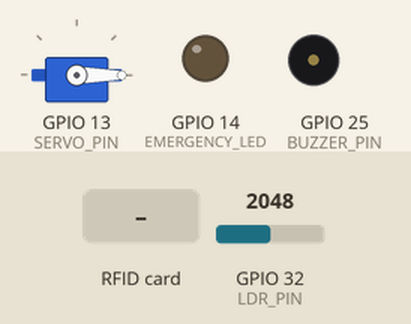
The sketch below on a simulated ESP32. Shown: servo, output pins drawn as LEDs (lit = HIGH), buzzer (waves = sounding). The test bench sets the inputs (shaded band); at power-on: GPIO 32 (LDR_PIN) = 2048. No radio packets arrive unless stated; what the sketch prints to the serial monitor is not drawn.

Above: at 1.5 s.
1.6 s: GPIO 32 (LDR_PIN) set to 1067
3.1 s: GPIO 32 (LDR_PIN) set to 965
At 4.2 s:
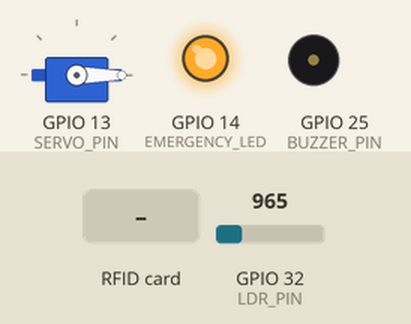
4.6 s: RFID card 5E 7A 19 C4 held to the reader
At 5.6 s:
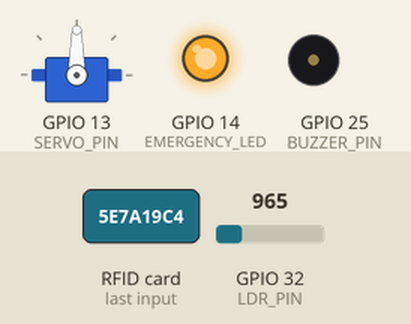
6.2 s: GPIO 32 (LDR_PIN) set to 1040
At 6.5 s:
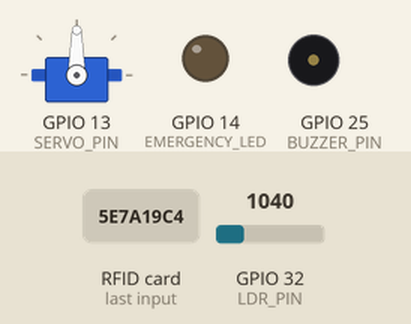
9.2 s: RFID card 5E 7A 19 C4 held to the reader
At 9.28 s:
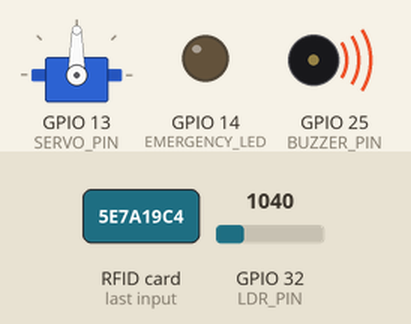
Timing chart, 0 to 14.2 s (numbered marks = the images above; inputs shaded):
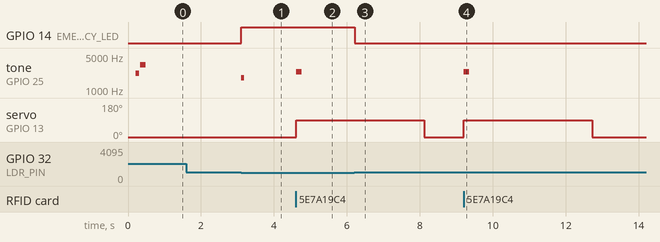

Measured:
- the behaviour switches between 1000 and 999 on GPIO 32 (LDR_PIN) (found by bisection; images 0 and 1)
- after the input at 1.6 s, every drawn part: stays the same
- after the input at 3.1 s, GPIO 14 (EMERGENCY_LED): LOW → HIGH at once; tone on GPIO 25 (BUZZER_PIN): silent → 1800 Hz at once, → silent 0.08 s later
- after the input at 4.6 s, tone on GPIO 25 (BUZZER_PIN): silent → 2400 Hz at once, → silent 0.15 s later; servo on GPIO 13 (SERVO_PIN): 0° → 90° at once
- after the input at 6.2 s, GPIO 14 (EMERGENCY_LED): HIGH → LOW at once
- after the input at 9.2 s, tone on GPIO 25 (BUZZER_PIN): silent → 2400 Hz at once, → silent 0.15 s later; servo on GPIO 13 (SERVO_PIN): 0° → 90° at once, → 0° 3.5 s later

The sketch:

esp32_mesh_triage.ino
```cpp
/**
 * RESQMESH v4 — ESP32 #2 Radio Mesh, Biometric RFID Triage & Blackout Safety
 * Author: Yashwanth (Lead: Embedded, Crypto, Radio, Edge AI)
 * Target: ESP32-WROOM-32 / NodeMCU ESP32
 *
 * Hardware Wiring:
 * -------------------------------------------------------------
 * 1. nRF24L01+ Wireless Antenna (SPI):
 *    - VCC  -> 3.3V (MANDATORY: 10uF cap across VCC & GND!)
 *    - GND  -> GND
 *    - SCK  -> GPIO 18
 *    - MISO -> GPIO 19
 *    - MOSI -> GPIO 23
 *    - CSN  -> GPIO 5
 *    - CE   -> GPIO 4
 *
 * 2. RFID-RC522 Module (Shared SPI):
 *    - 3.3V -> 3.3V (NEVER CONNECT TO 5V!)
 *    - GND  -> GND
 *    - RST  -> GPIO 22
 *    - SCK  -> GPIO 18
 *    - MISO -> GPIO 19
 *    - MOSI -> GPIO 23
 *    - SDA  -> GPIO 21 (Dedicated Chip Select)
 *
 * 3. Piezo Buzzer:
 *    - Positive (+) -> GPIO 25
 *    - Negative (-) -> GND
 *
 * 4. LDR Module & Emergency Blackout LED:
 *    - LDR VCC -> 3.3V
 *    - LDR GND -> GND
 *    - LDR AO  -> GPIO 32 (ADC1)
 *    - LED Anode (+) -> 220 ohm resistor -> GPIO 14
 *    - LED Cathode (-) -> GND
 *
 * 5. Optional SG90 Servo (Triage Gate):
 *    - Signal -> GPIO 13
 * -------------------------------------------------------------
 */

#include <SPI.h>
#include <MFRC522.h>
#include <RF24.h>
#include <ESP32Servo.h>

// ================= PIN DEFINITIONS =============
#define NRF_CE_PIN     4
#define NRF_CSN_PIN    5

#define RFID_SS_PIN    21
#define RFID_RST_PIN   22

#define BUZZER_PIN     25
#define LDR_PIN        32
#define EMERGENCY_LED  14
#define SERVO_PIN      13

// ================= PERIPHERALS =================
RF24 radio(NRF_CE_PIN, NRF_CSN_PIN);
MFRC522 rfid(RFID_SS_PIN, RFID_RST_PIN);
Servo triageGateServo;

// nRF24 Radio Mesh Pipe Addresses
const byte meshAddress[6] = "RESQM";

// ================= GLOBAL STATE ================
String lastScannedUID = "NONE";
String lastTriageLevel = "WAITING_SCAN";
int lightRaw = 0;
bool isBlackout = false;
unsigned long lastTelemetryTick = 0;
unsigned long gateOpenTime = 0;
bool isGateOpen = false;
unsigned long rfPacketCounter = 0;

// Radio payload struct (32 bytes max for nRF24)
struct TelemetryPacket {
  uint32_t seq;
  uint16_t light;
  uint8_t  blackout;
  uint8_t  triageCode; // 1=Green, 2=Yellow, 3=Red
  char     rfidTag[10];
};

void soundBeep(int freq, int durationMs) {
  tone(BUZZER_PIN, freq, durationMs);
}

void openTriageGate() {
  triageGateServo.write(90); // Barrier opens
  isGateOpen = true;
  gateOpenTime = millis();
}

void closeTriageGate() {
  triageGateServo.write(0);  // Barrier closes
  isGateOpen = false;
}

void setup() {
  Serial.begin(115200);
  delay(100);
  Serial.println(F("\n=============================================="));
  Serial.println(F("RESQMESH v4 — ESP32 #2 RADIO MESH & RFID NODE"));
  Serial.println(F("=============================================="));

  // GPIO modes
  pinMode(BUZZER_PIN, OUTPUT);
  digitalWrite(BUZZER_PIN, LOW);

  pinMode(EMERGENCY_LED, OUTPUT);
  digitalWrite(EMERGENCY_LED, LOW);

  pinMode(LDR_PIN, INPUT);

  // Initialize Servo
  triageGateServo.attach(SERVO_PIN);
  closeTriageGate();

  // Initialize SPI Bus (Used by both nRF24 and RC522)
  SPI.begin();

  // Initialize RFID RC522
  rfid.PCD_Init();
  delay(50);
  byte rfidVer = rfid.PCD_ReadRegister(MFRC522::VersionReg);
  if (rfidVer == 0x00 || rfidVer == 0xFF) {
    Serial.println(F("[WARN] RFID RC522 communication failed or not detected"));
  } else {
    Serial.printf("[OK] RFID RC522 initialized. Firmware Ver: 0x%02X\n", rfidVer);
  }

  // Initialize nRF24L01+ Radio
  if (!radio.begin()) {
    Serial.println(F("[WARN] nRF24L01+ hardware not responding (Check 3.3V & 10uF cap)"));
  } else {
    radio.openWritingPipe(meshAddress);
    radio.setPALevel(RF24_PA_LOW); // Low power for safe bench testing
    radio.setDataRate(RF24_250KBPS); // Maximum range & penetration
    radio.stopListening();
    Serial.println(F("[OK] nRF24L01+ mesh transceiver initialized @ 250kbps"));
  }

  // Initial Startup Chime
  soundBeep(2200, 100);
  delay(120);
  soundBeep(3300, 150);
  Serial.println(F("[READY] System initialized. Place RFID tag to triage.\n"));
}

void loop() {
  // 1. Read LDR Ambient Light Sensor
  lightRaw = analogRead(LDR_PIN);

  // Blackout Threshold: Covering LDR or night blackout drops reading
  // In bright light: ~2500-3500. Under finger/dark: < 1000
  if (lightRaw < 1000) {
    if (!isBlackout) {
      isBlackout = true;
      digitalWrite(EMERGENCY_LED, HIGH); // Auto Emergency Beacon ON!
      soundBeep(1800, 80);               // Subtle alert chime
      Serial.println(F("[ALERT] CAMP BLACKOUT DETECTED! Emergency Light Active"));
    }
  } else {
    if (isBlackout) {
      isBlackout = false;
      digitalWrite(EMERGENCY_LED, LOW);  // Daytime light, beacon OFF
      Serial.println(F("[INFO] Normal ambient light restored. Emergency Light Deactivated"));
    }
  }

  // 2. Check RFID Tag Tap
  if (rfid.PICC_IsNewCardPresent() && rfid.PICC_ReadCardSerial()) {
    // Read UID string
    String uidStr = "";
    for (byte i = 0; i < rfid.uid.size; i++) {
      if (rfid.uid.uidByte[i] < 0x10) uidStr += "0";
      uidStr += String(rfid.uid.uidByte[i], HEX);
      if (i < rfid.uid.size - 1) uidStr += ":";
    }
    uidStr.toUpperCase();
    lastScannedUID = uidStr;

    // Pseudo-deterministic triage classification based on UID hash
    byte lastByte = rfid.uid.uidByte[rfid.uid.size - 1];
    uint8_t triageNum = 1;
    if (lastByte % 3 == 0) {
      lastTriageLevel = "CODE_RED (IMMEDIATE)";
      triageNum = 3;
      soundBeep(3500, 250); // High urgency beep
    } else if (lastByte % 2 == 0) {
      lastTriageLevel = "CODE_YELLOW (DELAYED)";
      triageNum = 2;
      soundBeep(2400, 150);
    } else {
      lastTriageLevel = "CODE_GREEN (MINOR)";
      triageNum = 1;
      soundBeep(1800, 100);
    }

    Serial.printf("[RFID SCANNED] UID: %s | Assigned: %s\n", lastScannedUID.c_str(), lastTriageLevel.c_str());

    // Open Triage Gate for 3.5 seconds
    openTriageGate();

    // Broadcast Immediate Radio Mesh Packet
    TelemetryPacket pkt;
    pkt.seq = ++rfPacketCounter;
    pkt.light = (uint16_t)lightRaw;
    pkt.blackout = isBlackout ? 1 : 0;
    pkt.triageCode = triageNum;
    strncpy(pkt.rfidTag, lastScannedUID.c_str(), sizeof(pkt.rfidTag) - 1);
    pkt.rfidTag[sizeof(pkt.rfidTag) - 1] = '\0';

    radio.write(&pkt, sizeof(pkt));

    // Halt RFID tag to avoid duplicate rapid re-reads
    rfid.PICC_HaltA();
    rfid.PCD_StopCrypto1();
  }

  // 3. Auto-close triage gate after 3.5 seconds
  if (isGateOpen && (millis() - gateOpenTime > 3500)) {
    closeTriageGate();
  }

  // 4. Periodic 1-Second Telemetry Broadcast (JSON over Serial)
  if (millis() - lastTelemetryTick >= 1000) {
    lastTelemetryTick = millis();
    rfPacketCounter++;

    // Broadcast standard beacon packet over nRF24
    TelemetryPacket beacon;
    beacon.seq = rfPacketCounter;
    beacon.light = (uint16_t)lightRaw;
    beacon.blackout = isBlackout ? 1 : 0;
    beacon.triageCode = 0;
    strncpy(beacon.rfidTag, lastScannedUID.c_str(), sizeof(beacon.rfidTag) - 1);
    beacon.rfidTag[sizeof(beacon.rfidTag) - 1] = '\0';
    radio.write(&beacon, sizeof(beacon));

    // Output JSON for Uno Q Touch Screen & ResQMesh Hub
    Serial.printf("{\"node\":\"ESP32_NODE_2\",\"seq\":%lu,\"light\":%d,\"blackout\":%s,\"led\":%d,\"rfid\":\"%s\",\"triage\":\"%s\",\"gate\":%s}\n",
      rfPacketCounter,
      lightRaw,
      isBlackout ? "true" : "false",
      isBlackout ? 1 : 0,
      lastScannedUID.c_str(),
      lastTriageLevel.c_str(),
      isGateOpen ? "\"OPEN\"" : "\"CLOSED\""
    );
  }
}
```
